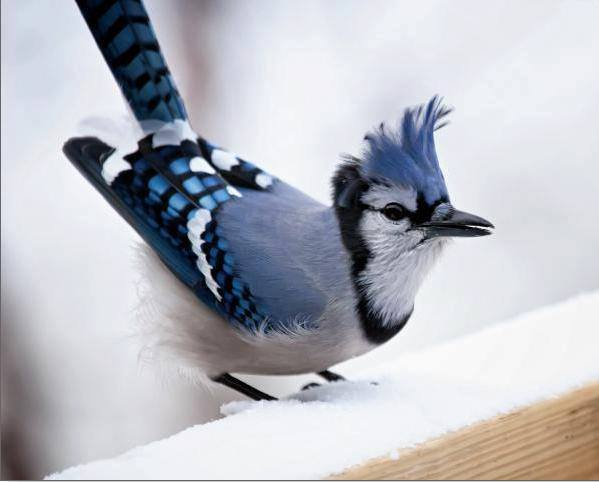
#> input picture Lab-4/Lab4/imgs/bird.jpg, 599 x 482 px
$ jupyter execute Lab4_STD.ipynb   (shell and % lines are left out)
#> lines starting #> are read from the running program, lines starting #| are printed output that depends on the picture
### Lab-4/Lab4/commonfunctions.py


import skimage.io as io
import matplotlib.pyplot as plt
import numpy as np
from skimage.exposure import histogram
from matplotlib.pyplot import bar
from skimage.color import rgb2gray,rgb2hsv

# Convolution:
from scipy.signal import convolve2d
from scipy import fftpack
import math

from skimage.util import random_noise
from skimage.filters import median
from skimage.feature import canny

from mpl_toolkits.mplot3d import Axes3D  # noqa: F401 unused import

import matplotlib.pyplot as plt
from matplotlib import cm
from matplotlib.ticker import LinearLocator, FormatStrFormatter
import numpy as np

# Edges
from skimage.filters import sobel_h, sobel, sobel_v,roberts, prewitt

# Show the figures / plots inside the notebook
def show_images(images,titles=None):
    #This function is used to show image(s) with titles by sending an array of images and an array of associated titles.
    # images[0] will be drawn with the title titles[0] if exists
    # You aren't required to understand this function, use it as-is.
    n_ims = len(images)
    if titles is None: titles = ['(%d)' % i for i in range(1,n_ims + 1)]
    fig = plt.figure()
    n = 1
    for image,title in zip(images,titles):
        a = fig.add_subplot(1,n_ims,n)
        if image.ndim == 2:
            plt.gray()
        plt.imshow(image)
        a.set_title(title)
        plt.axis('off')
        n += 1
    fig.set_size_inches(np.array(fig.get_size_inches()) * n_ims)
    plt.show()


# [35 lines left out: functions show_3d_image, show_3d_image_filtering_in_freq, not called in this run]


def showHist(hist1, hist2):
    # An "interface" to matplotlib.axes.Axes.hist() method
    #plt.figure()
    #imgHist = histogram(img, nbins=256)
    fig, (ax1, ax2) = plt.subplots(2)
    fig.suptitle('Histogram Comparison')
    ax1.bar(hist1[1].astype(np.uint8), hist1[0], width=0.8, align='center')
    ax2.bar(hist2[1].astype(np.uint8), hist2[0], width=0.8, align='center')


### Lab-4/Lab4/Lab4_STD.ipynb
# Lab 4
### Contrast Enhancement

http://scikit-image.org/docs/dev/api/skimage.exposure.html#skimage.exposure.equalize_hist

[cell 1]
from commonfunctions import *

[cell 2]
import skimage.io as io
import matplotlib.pyplot as plt
import numpy as np
from skimage.color import rgb2gray,rgb2hsv, rgba2rgb
from skimage.util import img_as_ubyte

[cell 3]
'''
1
Negative Transformation
'''

def Negative(img, L = -1,  greyscale = False):                                  #The len(img.shape)>2 is needed for .tif images.
    img = rgba2rgb(img) if len(img.shape) > 2 and img.shape[2] == 4 else img    #If it's RGBA convert to RGB
    img = rgb2gray(img) if greyscale and len(img.shape) > 2  else img           #If user wants a "grey-scale" negative transformation
    if L == -1: L = 255 if img.dtype == np.uint8 else 1.0                       #Depending on whether it was RBGA, RGB and what it is now.
    inv_img = np.zeros_like(img)

    if greyscale or len(img.shape) == 2:                        #should be self-explanatory from here
        inv_img = L - img
    else:
        for channel in range(inv_img.shape[2]):
            inv_img[...,channel] = L - img[...,channel]

    return inv_img

bird = io.imread('imgs/bird.jpg')
#> bird is the input picture: shape (482, 599, 3); mean R, G, B 184.2, 185.7, 193.3
pic1 = io.imread('imgs/Picture1.png')
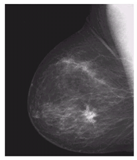
#> input picture Lab-4/Lab4/imgs/Picture1.png, 137 x 160 px
#> pic1 is the input picture: shape (160, 137, 4); mean R, G, B, A 86.7, 84.1, 86.7, 255
circuit = io.imread('imgs/circuit.tif')
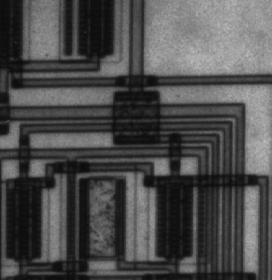
#> input picture Lab-4/Lab4/imgs/circuit.tif, 272 x 280 px
#> circuit is the input picture: shape (280, 272); min 12, max 191, mean 76.3
show_images([bird, Negative(bird)], ["Originial", "Inverted"])
#> after the loop in Negative, `for channel in range(inv_img.shape[2]):`:
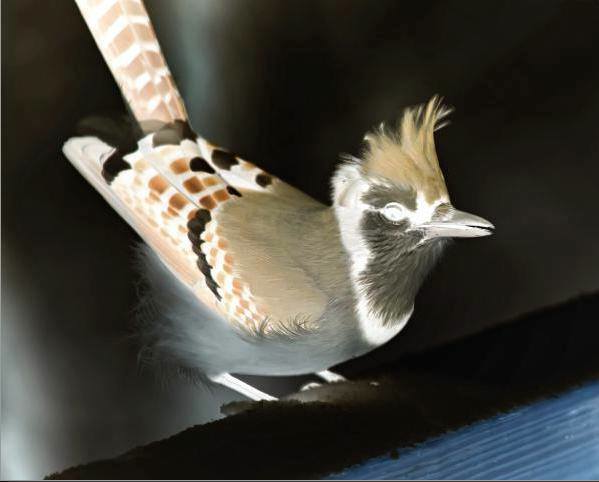
#> inv_img: shape (482, 599, 3); mean R, G, B 70.8, 69.3, 61.7
#> in show_images, `n_ims = len(images)`: n_ims = 2
#> the loop in show_images, `for image,title in zip(images,titles):` made 2 passes
#> (title, n) on passes 1 to 2: ('Originial', 2), ('Inverted', 3)
#> after the loop in show_images, `for image,title in zip(images,titles):`: n = 3
show_images([pic1, Negative(pic1, greyscale = True)], ["Originial", "Inverted"])
#> the loop in show_images (call 2), `for image,title in zip(images,titles):` made 2 passes
show_images([circuit, Negative(circuit, greyscale = True)], ["Originial", "Inverted"])
#> call 3 of Negative, with L = -1, greyscale = True
#> in Negative (call 3), `inv_img = L - img`:
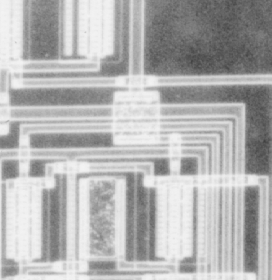
#> inv_img: shape (280, 272); min 64, max 243, mean 178.7

#The equation is: new_px = L - old_px where L is the no. of channels - 1

[cell 4]
'''
2
Contrast Enhancement
'''

#def transformation(px):
#    return ((y1-y0)/(x1-x0)) * px + (y1 - ((y1-y0)/(x1-x0)) * x1) if x0 <= px <= x1 else px
#return np.array([[transformation(px) for px in row] for row in img])


def contrast_enhacement(img):
   transformation  = lambda px : (1.5 * px + 50) if 0 <= px <= 100 else px  #for each pixel.
   return np.vectorize(transformation)(img)                                 # vectorize then call on the whole array.

img = io.imread('imgs/Picture2.png')
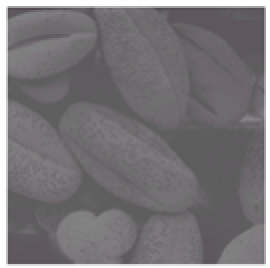
#> input picture Lab-4/Lab4/imgs/Picture2.png, 135 x 134 px (shown 2 times larger)
#> img is the input picture: shape (134, 135, 4); mean R, G, B, A 120, 117, 120, 255
img = rgb2gray(rgba2rgb(img)) if img.shape[2] == 4 else rgb2gray(img)      #to prevent a warning
#> img: shape (134, 135) float64
#In the transformation we assumed the range being form 0 to 255 (not 0 to 1):
img = img_as_ubyte(img)

show_images([img, contrast_enhacement(img)], ["Originial", "High Contrast"])

[cell 5]
'''
3
Gamma Correction
'''

def gamma_correction(img, c, γ):
#> called with c = 1, γ = 3
   transformation  = lambda px, c, γ  : c * (px ** γ)     #for each pixel.
   return np.vectorize(transformation)(img, c, γ)         #vectorizing the function then call it on the whole array.


img = io.imread('imgs/Picture2.png')
img = rgb2gray(rgba2rgb(img)) if img.shape[2] == 4 else rgb2gray(img)
show_images([img, gamma_correction(img, 1, 3), gamma_correction(img, 1, 0.5)], ["Originial", "γ=3", "γ=0.5"])


#Since 0 < px < 1
#The smaller γ is the more we map smaller pixel values to larger ones (0.1^0.1). (only very low pixels stay in darkness)
#If γ is beyond 1 then rather, px**γ is decreasing and only very bright pixel survive (others get pullsed to darkness)

[cell 6]
'''
4 Histogram Eq.
Note: Histogram function of skimage returns only present intensity values not all 255
You can use showHist function from commonfunctions file
'''
#return np.array([[transformation(px) for px in row] for row in img])   (in case we can't vectorize)


def hist_transform(img, G):
    #Making the historgram:
    H = np.zeros(G, dtype=np.uint)
    for px in img.flatten():    H[px] += 1

    #Making the Cumulative Distribution Function of the Grey Levels (n_c/(nxm))
    n_c = np.zeros(G, dtype=np.uint)
    n_c[0] = H[0]
    for grey_level in range(1, G): n_c[grey_level] = n_c[grey_level-1] + H[grey_level]

    #Applying the transformation on the image:
    N, M = img.shape[0], img.shape[1]
    transformation  = lambda px : round((G - 1) * n_c[px]/(N * M))
    return np.vectorize(transformation)(img)


pout = img_as_ubyte(io.imread('imgs/pout.tif'))
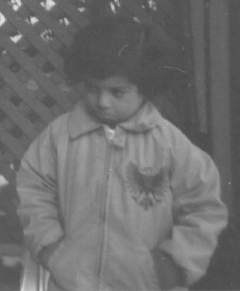
#> input picture Lab-4/Lab4/imgs/pout.tif, 240 x 291 px
#> pout is the input picture: shape (291, 240); min 74, max 224, mean 110.3
tire = img_as_ubyte(io.imread('imgs/tire.tif'))
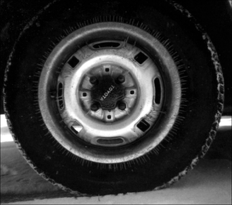
#> input picture Lab-4/Lab4/imgs/tire.tif, 232 x 205 px
#> tire is the input picture: shape (205, 232); min 0, max 255, mean 53.7

pout1 = hist_transform(pout, 256)
#> the loop in hist_transform, `for px in img.flatten():    H[px] += 1` made 69840 passes
#> px on passes 1 to 3: 107, 108, 107
#> after the loop in hist_transform, `for px in img.flatten():    H[px] += 1`: H = 256 values, max 3628 at index 82, min 0 at index 0, mean 272.8
#> after the loop in hist_transform, `for grey_level in range(1, G): n_c[grey_level] = n_c[grey_level-1] + H..`: n_c = 256 values from 0 to 69840
#> in hist_transform, `return np.vectorize(transformation)(img)`:
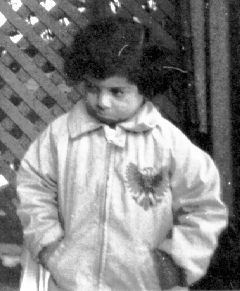
#> returned value: shape (291, 240) int64; min 0, max 255, mean 130.4
tire1 = hist_transform(tire, 256)
#> call 2 of hist_transform, with G = 256
#> the loop in hist_transform (call 2), `for px in img.flatten():    H[px] += 1` made 47560 passes
#> px on passes 1 to 3: 6, 14, 10
#> after the loop in hist_transform (call 2), `for px in img.flatten():    H[px] += 1`: H = 256 values, max 2053 at index 2, min 11 at index 243, mean 185.8
#> after the loop in hist_transform (call 2), `for grey_level in range(1, G): n_c[grey_level] = n_c[grey_level-1] + H..`: n_c = 256 values from 477 to 47560
#> in hist_transform (call 2), `return np.vectorize(transformation)(img)`:
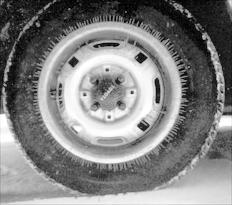
#> returned value: shape (205, 232) int64; min 3, max 255, mean 129.5

show_images([pout, pout1], ["Originial", "Enhanced"])
showHist(histogram(pout), histogram(pout1) )
show_images([tire, tire1], ["Originial", "Enhanced"])
showHist(histogram(tire), histogram(tire1) )


def getImageWithHist(name,ext,nbins=256):
    pass
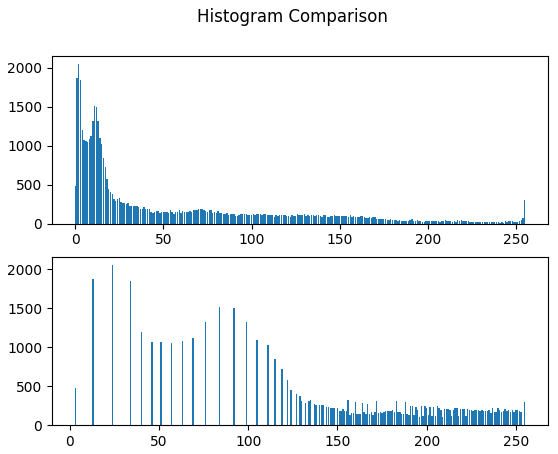
#> figure drawn by matplotlib, 2 panels; panel 1: tallest bar 2053 high, from x = 1.6 to 2.4; panel 2: tallest bar 2053 high, from x = 23.6 to 24.4
